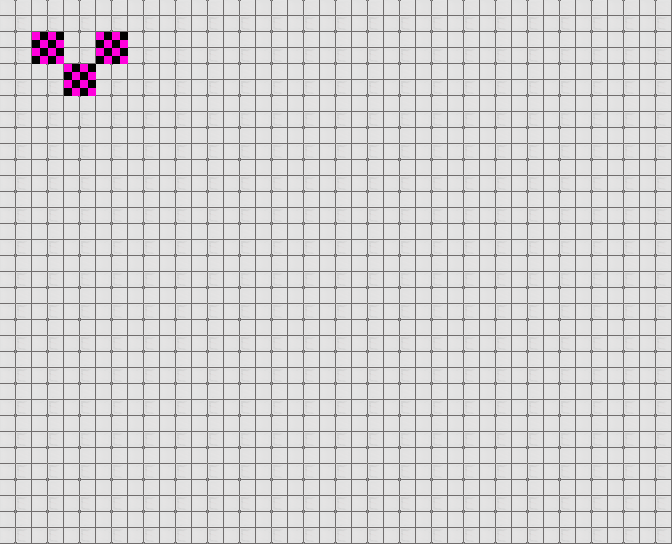

Rendered tile map (Tiled .tmx) drawn with the repository's tilesets; below, a short description and the full map source, tile grids included:
An orthogonal 21x17 tile map with 32x32 px tiles, 1 tile layer (Tile Layer 1).

<map version="1.2" tiledversion="1.3.3" orientation="orthogonal" renderorder="right-down" width="21" height="17" tilewidth="32" tileheight="32" infinite="0" nextlayerid="2" nextobjectid="1">
 <tileset firstgid="1" name="floors" tilewidth="32" tileheight="32" tilecount="576" columns="24">
  <image source="floors.png" width="768" height="768" />
 </tileset>
 <layer id="1" name="Tile Layer 1" width="21" height="17">
  <data encoding="csv">
5,5,5,5,5,5,5,5,5,5,5,5,5,5,5,5,5,5,5,5,5,
5,1,5,1,5,5,5,5,5,5,5,5,5,5,5,5,5,5,5,5,5,
5,5,1,5,5,5,5,5,5,5,5,5,5,5,5,5,5,5,5,5,5,
5,5,5,5,5,5,5,5,5,5,5,5,5,5,5,5,5,5,5,5,5,
5,5,5,5,5,5,5,5,5,5,5,5,5,5,5,5,5,5,5,5,5,
5,5,5,5,5,5,5,5,5,5,5,5,5,5,5,5,5,5,5,5,5,
5,5,5,5,5,5,5,5,5,5,5,5,5,5,5,5,5,5,5,5,5,
5,5,5,5,5,5,5,5,5,5,5,5,5,5,5,5,5,5,5,5,5,
5,5,5,5,5,5,5,5,5,5,5,5,5,5,5,5,5,5,5,5,5,
5,5,5,5,5,5,5,5,5,5,5,5,5,5,5,5,5,5,5,5,5,
5,5,5,5,5,5,5,5,5,5,5,5,5,5,5,5,5,5,5,5,5,
5,5,5,5,5,5,5,5,5,5,5,5,5,5,5,5,5,5,5,5,5,
5,5,5,5,5,5,5,5,5,5,5,5,5,5,5,5,5,5,5,5,5,
5,5,5,5,5,5,5,5,5,5,5,5,5,5,5,5,5,5,5,5,5,
5,5,5,5,5,5,5,5,5,5,5,5,5,5,5,5,5,5,5,5,5,
5,5,5,5,5,5,5,5,5,5,5,5,5,5,5,5,5,5,5,5,5,
5,5,5,5,5,5,5,5,5,5,5,5,5,5,5,5,5,5,5,5,5
</data>
 </layer>
</map>
